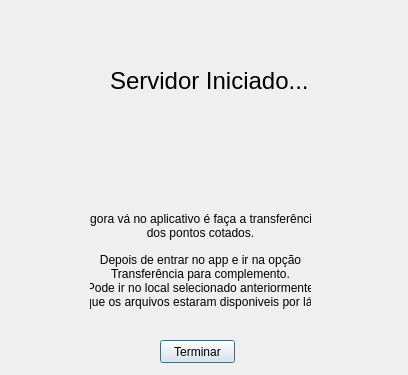
<?xml version="1.0" encoding="UTF-8"?>
<ui version="4.0">
 <class>Dialog</class>
 <widget class="QDialog" name="Dialog">
  <property name="geometry">
   <rect>
    <x>0</x>
    <y>0</y>
    <width>408</width>
    <height>375</height>
   </rect>
  </property>
  <property name="windowTitle">
   <string>Dialog</string>
  </property>
  <widget class="QLabel" name="label">
   <property name="geometry">
    <rect>
     <x>110</x>
     <y>70</y>
     <width>211</width>
     <height>21</height>
    </rect>
   </property>
   <property name="font">
    <font>
     <pointsize>18</pointsize>
    </font>
   </property>
   <property name="text">
    <string>Servidor Iniciado...</string>
   </property>
  </widget>
  <widget class="QLabel" name="lblIP">
   <property name="geometry">
    <rect>
     <x>0</x>
     <y>120</y>
     <width>401</width>
     <height>41</height>
    </rect>
   </property>
   <property name="font">
    <font>
     <pointsize>18</pointsize>
     <weight>75</weight>
     <bold>true</bold>
    </font>
   </property>
   <property name="text">
    <string/>
   </property>
   <property name="alignment">
    <set>Qt::AlignCenter</set>
   </property>
  </widget>
  <widget class="QLabel" name="label_2">
   <property name="geometry">
    <rect>
     <x>90</x>
     <y>210</y>
     <width>221</width>
     <height>31</height>
    </rect>
   </property>
   <property name="text">
    <string>Agora vá no aplicativo é faça a transferência
dos pontos cotados.</string>
   </property>
   <property name="alignment">
    <set>Qt::AlignCenter</set>
   </property>
  </widget>
  <widget class="QPushButton" name="btnTerminar">
   <property name="geometry">
    <rect>
     <x>160</x>
     <y>340</y>
     <width>75</width>
     <height>23</height>
    </rect>
   </property>
   <property name="text">
    <string>Terminar</string>
   </property>
  </widget>
  <widget class="QLabel" name="label_3">
   <property name="geometry">
    <rect>
     <x>90</x>
     <y>250</y>
     <width>221</width>
     <height>61</height>
    </rect>
   </property>
   <property name="text">
    <string>Depois de entrar no app e ir na opção
Transferência para complemento.
Pode ir no local selecionado anteriormente
que os arquivos estaram disponiveis por lá.</string>
   </property>
   <property name="alignment">
    <set>Qt::AlignCenter</set>
   </property>
  </widget>
 </widget>
 <resources/>
 <connections>
  <connection>
   <sender>btnTerminar</sender>
   <signal>clicked()</signal>
   <receiver>Dialog</receiver>
   <slot>accept()</slot>
   <hints>
    <hint type="sourcelabel">
     <x>197</x>
     <y>351</y>
    </hint>
    <hint type="destinationlabel">
     <x>203</x>
     <y>187</y>
    </hint>
   </hints>
  </connection>
 </connections>
</ui>
